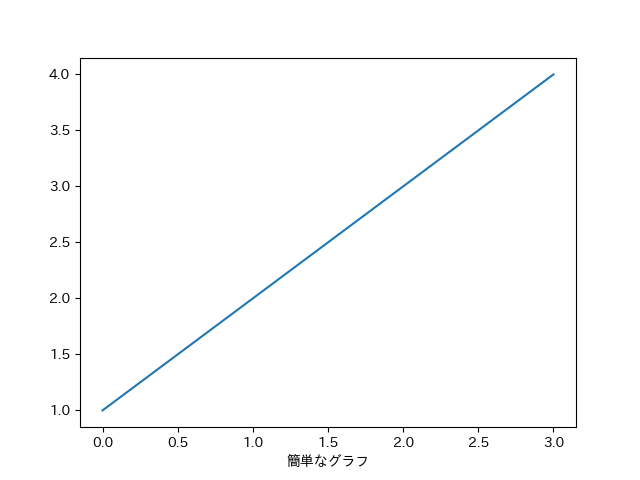

Write the Python code that produced this figure.
import matplotlib.pyplot as plt
import japanize_matplotlib

plt.plot([1, 2, 3, 4])
plt.xlabel('簡単なグラフ')
plt.show()
